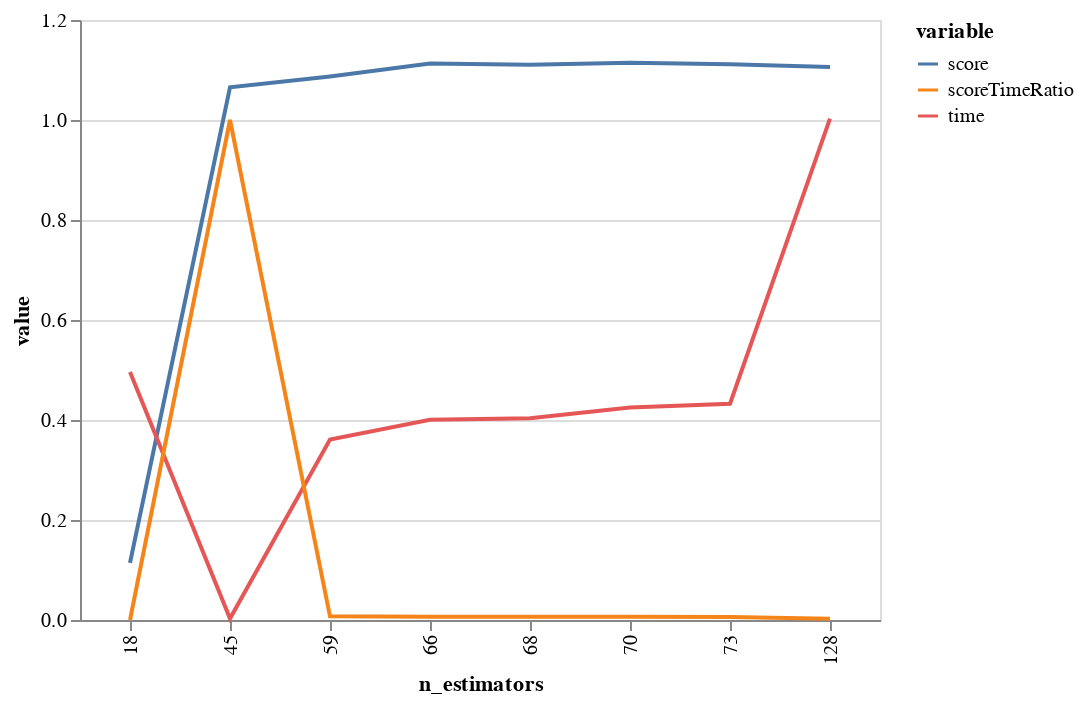

The notebook cell saved with this chart:
### Code cell
bgs.showTimeScoreChartAndGraph(n_estimators)

### Figure 1 — Vega-Lite specification as saved in the notebook (floating-point values rounded to 4 significant figures)
{"$schema": "https://vega.github.io/schema/vega-lite/v2.6.0.json", "config": {"view": {"height": 300, "width": 400}}, "data": {"name": "data-1b610b1f5ec852988f9f7ae63758e5b5"}, "datasets": {"data-1b610b1f5ec852988f9f7ae63758e5b5": [{"n_estimators": 18, "value": 0.1144, "variable": "score"}, {"n_estimators": 128, "value": 1.106, "variable": "score"}, {"n_estimators": 73, "value": 1.111, "variable": "score"}, {"n_estimators": 45, "value": 1.065, "variable": "score"}, {"n_estimators": 59, "value": 1.087, "variable": "score"}, {"n_estimators": 66, "value": 1.113, "variable": "score"}, {"n_estimators": 70, "value": 1.114, "variable": "score"}, {"n_estimators": 68, "value": 1.111, "variable": "score"}, {"n_estimators": 18, "value": 0.4962, "variable": "time"}, {"n_estimators": 128, "value": 1.003, "variable": "time"}, {"n_estimators": 73, "value": 0.4326, "variable": "time"}, {"n_estimators": 45, "value": 0.0028, "variable": "time"}, {"n_estimators": 59, "value": 0.3607, "variable": "time"}, {"n_estimators": 66, "value": 0.4005, "variable": "time"}, {"n_estimators": 70, "value": 0.4252, "variable": "time"}, {"n_estimators": 68, "value": 0.4034, "variable": "time"}, {"n_estimators": 18, "value": 0, "variable": "scoreTimeRatio"}, {"n_estimators": 128, "value": 0.002294, "variable": "scoreTimeRatio"}, {"n_estimators": 73, "value": 0.006149, "variable": "scoreTimeRatio"}, {"n_estimators": 45, "value": 1, "variable": "scoreTimeRatio"}, {"n_estimators": 59, "value": 0.007319, "variable": "scoreTimeRatio"}, {"n_estimators": 66, "value": 0.006701, "variable": "scoreTimeRatio"}, {"n_estimators": 70, "value": 0.006287, "variable": "scoreTimeRatio"}, {"n_estimators": 68, "value": 0.006635, "variable": "scoreTimeRatio"}]}, "encoding": {"color": {"field": "variable", "type": "nominal"}, "x": {"field": "n_estimators", "type": "ordinal"}, "y": {"field": "value", "type": "quantitative"}}, "mark": "line", "width": 400}
